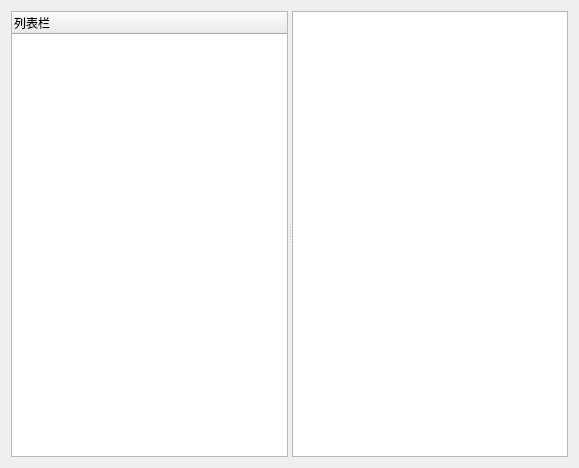
<?xml version="1.0" encoding="UTF-8"?>
<ui version="4.0">
 <class>view_plugin_modbus_rtu</class>
 <widget class="CBaseView" name="view_plugin_modbus_rtu">
  <property name="geometry">
   <rect>
    <x>0</x>
    <y>0</y>
    <width>579</width>
    <height>468</height>
   </rect>
  </property>
  <property name="windowTitle">
   <string>view_plugin_modbus_rtu</string>
  </property>
  <layout class="QGridLayout" name="gridLayout">
   <item row="0" column="0">
    <widget class="QSplitter" name="splitter">
     <property name="orientation">
      <enum>Qt::Horizontal</enum>
     </property>
     <widget class="QTreeWidget" name="treeWidget">
      <property name="wordWrap">
       <bool>true</bool>
      </property>
      <column>
       <property name="text">
        <string notr="true">列表栏</string>
       </property>
      </column>
     </widget>
     <widget class="QTableWidget" name="tableWidget"/>
    </widget>
   </item>
  </layout>
 </widget>
 <layoutdefault spacing="6" margin="11"/>
 <customwidgets>
  <customwidget>
   <class>CBaseView</class>
   <extends>QWidget</extends>
   <header>cbaseview.h</header>
   <container>1</container>
  </customwidget>
 </customwidgets>
 <resources/>
 <connections/>
</ui>
